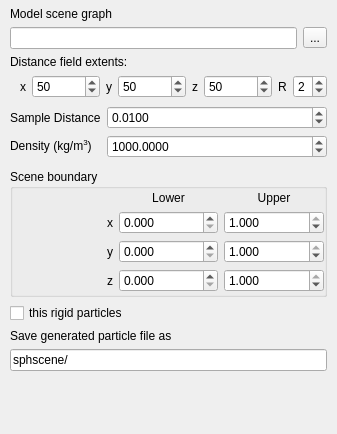
<?xml version="1.0" encoding="UTF-8"?>
<ui version="4.0">
 <class>SPHGenerator</class>
 <widget class="QWidget" name="SPHGenerator">
  <property name="geometry">
   <rect>
    <x>0</x>
    <y>0</y>
    <width>337</width>
    <height>434</height>
   </rect>
  </property>
  <property name="windowTitle">
   <string>Form</string>
  </property>
  <layout class="QVBoxLayout" name="verticalLayout">
   <property name="leftMargin">
    <number>10</number>
   </property>
   <property name="topMargin">
    <number>5</number>
   </property>
   <property name="rightMargin">
    <number>10</number>
   </property>
   <property name="bottomMargin">
    <number>2</number>
   </property>
   <item>
    <widget class="QStackedWidget" name="sw_funcpanel_">
     <property name="currentIndex">
      <number>0</number>
     </property>
     <widget class="QWidget" name="page_model_">
      <layout class="QGridLayout" name="gridLayout">
       <property name="leftMargin">
        <number>0</number>
       </property>
       <property name="topMargin">
        <number>2</number>
       </property>
       <property name="rightMargin">
        <number>0</number>
       </property>
       <property name="bottomMargin">
        <number>2</number>
       </property>
       <item row="2" column="0">
        <widget class="QLabel" name="label">
         <property name="text">
          <string>Distance field extents:</string>
         </property>
        </widget>
       </item>
       <item row="0" column="0" colspan="2">
        <widget class="QLabel" name="label_8">
         <property name="text">
          <string>Model scene graph</string>
         </property>
        </widget>
       </item>
       <item row="1" column="0">
        <widget class="QLineEdit" name="le_modelfile_"/>
       </item>
       <item row="1" column="1">
        <widget class="QToolButton" name="tb_openmodel_">
         <property name="text">
          <string>...</string>
         </property>
        </widget>
       </item>
       <item row="3" column="0" colspan="2">
        <layout class="QHBoxLayout" name="horizontalLayout">
         <property name="leftMargin">
          <number>10</number>
         </property>
         <item>
          <widget class="QLabel" name="label_3">
           <property name="text">
            <string>x</string>
           </property>
          </widget>
         </item>
         <item>
          <widget class="QSpinBox" name="sb_nbx_">
           <property name="sizePolicy">
            <sizepolicy hsizetype="MinimumExpanding" vsizetype="Fixed">
             <horstretch>0</horstretch>
             <verstretch>0</verstretch>
            </sizepolicy>
           </property>
           <property name="minimumSize">
            <size>
             <width>50</width>
             <height>0</height>
            </size>
           </property>
           <property name="minimum">
            <number>32</number>
           </property>
           <property name="maximum">
            <number>512</number>
           </property>
           <property name="singleStep">
            <number>8</number>
           </property>
           <property name="value">
            <number>50</number>
           </property>
          </widget>
         </item>
         <item>
          <widget class="QLabel" name="label_4">
           <property name="text">
            <string>y</string>
           </property>
          </widget>
         </item>
         <item>
          <widget class="QSpinBox" name="sb_nby_">
           <property name="sizePolicy">
            <sizepolicy hsizetype="MinimumExpanding" vsizetype="Fixed">
             <horstretch>0</horstretch>
             <verstretch>0</verstretch>
            </sizepolicy>
           </property>
           <property name="minimumSize">
            <size>
             <width>50</width>
             <height>0</height>
            </size>
           </property>
           <property name="minimum">
            <number>32</number>
           </property>
           <property name="maximum">
            <number>512</number>
           </property>
           <property name="singleStep">
            <number>8</number>
           </property>
           <property name="value">
            <number>50</number>
           </property>
          </widget>
         </item>
         <item>
          <widget class="QLabel" name="label_5">
           <property name="text">
            <string>z</string>
           </property>
          </widget>
         </item>
         <item>
          <widget class="QSpinBox" name="sb_nbz_">
           <property name="sizePolicy">
            <sizepolicy hsizetype="MinimumExpanding" vsizetype="Fixed">
             <horstretch>0</horstretch>
             <verstretch>0</verstretch>
            </sizepolicy>
           </property>
           <property name="minimumSize">
            <size>
             <width>50</width>
             <height>0</height>
            </size>
           </property>
           <property name="minimum">
            <number>32</number>
           </property>
           <property name="maximum">
            <number>512</number>
           </property>
           <property name="singleStep">
            <number>8</number>
           </property>
           <property name="value">
            <number>50</number>
           </property>
          </widget>
         </item>
         <item>
          <widget class="QLabel" name="label_15">
           <property name="text">
            <string>R</string>
           </property>
          </widget>
         </item>
         <item>
          <widget class="QSpinBox" name="sb_filter_r_">
           <property name="prefix">
            <string/>
           </property>
           <property name="maximum">
            <number>5</number>
           </property>
           <property name="value">
            <number>2</number>
           </property>
          </widget>
         </item>
        </layout>
       </item>
      </layout>
     </widget>
     <widget class="QWidget" name="page_df_">
      <layout class="QGridLayout" name="gridLayout_2">
       <property name="margin">
        <number>0</number>
       </property>
       <item row="0" column="0">
        <spacer name="verticalSpacer_2">
         <property name="orientation">
          <enum>Qt::Vertical</enum>
         </property>
         <property name="sizeHint" stdset="0">
          <size>
           <width>20</width>
           <height>46</height>
          </size>
         </property>
        </spacer>
       </item>
       <item row="1" column="0">
        <widget class="QLabel" name="label_6">
         <property name="text">
          <string>Distance field</string>
         </property>
        </widget>
       </item>
       <item row="1" column="1">
        <widget class="QCheckBox" name="cb_negative">
         <property name="text">
          <string>Negative</string>
         </property>
         <property name="checked">
          <bool>false</bool>
         </property>
        </widget>
       </item>
       <item row="2" column="0" colspan="2">
        <widget class="QLineEdit" name="le_dffile_"/>
       </item>
       <item row="2" column="2">
        <widget class="QToolButton" name="tb_opendf_">
         <property name="text">
          <string>...</string>
         </property>
        </widget>
       </item>
      </layout>
     </widget>
    </widget>
   </item>
   <item>
    <layout class="QGridLayout" name="gridLayout_4">
     <property name="bottomMargin">
      <number>5</number>
     </property>
     <item row="0" column="0">
      <widget class="QLabel" name="label_2">
       <property name="text">
        <string>Sample Distance</string>
       </property>
      </widget>
     </item>
     <item row="0" column="1">
      <widget class="QDoubleSpinBox" name="dsb_sampledist_">
       <property name="sizePolicy">
        <sizepolicy hsizetype="Expanding" vsizetype="Fixed">
         <horstretch>0</horstretch>
         <verstretch>0</verstretch>
        </sizepolicy>
       </property>
       <property name="decimals">
        <number>4</number>
       </property>
       <property name="value">
        <double>0.010000000000000</double>
       </property>
      </widget>
     </item>
     <item row="1" column="0">
      <widget class="QLabel" name="label_14">
       <property name="text">
        <string>&lt;html&gt;&lt;head/&gt;&lt;body&gt;&lt;p&gt;Density (kg/m&lt;span style=&quot; vertical-align:super;&quot;&gt;3&lt;/span&gt;)&lt;/p&gt;&lt;/body&gt;&lt;/html&gt;</string>
       </property>
      </widget>
     </item>
     <item row="1" column="1">
      <widget class="QDoubleSpinBox" name="dsb_density_">
       <property name="sizePolicy">
        <sizepolicy hsizetype="Expanding" vsizetype="Fixed">
         <horstretch>0</horstretch>
         <verstretch>0</verstretch>
        </sizepolicy>
       </property>
       <property name="decimals">
        <number>4</number>
       </property>
       <property name="minimum">
        <double>1.000000000000000</double>
       </property>
       <property name="maximum">
        <double>10000.000000000000000</double>
       </property>
       <property name="singleStep">
        <double>100.000000000000000</double>
       </property>
       <property name="value">
        <double>1000.000000000000000</double>
       </property>
      </widget>
     </item>
    </layout>
   </item>
   <item>
    <widget class="QGroupBox" name="groupBox">
     <property name="title">
      <string>Scene boundary</string>
     </property>
     <layout class="QHBoxLayout" name="horizontalLayout_3">
      <property name="leftMargin">
       <number>0</number>
      </property>
      <property name="topMargin">
       <number>2</number>
      </property>
      <property name="rightMargin">
       <number>0</number>
      </property>
      <property name="bottomMargin">
       <number>2</number>
      </property>
      <item>
       <layout class="QGridLayout" name="gridLayout_3">
        <item row="0" column="1">
         <widget class="QLabel" name="label_9">
          <property name="text">
           <string>Lower</string>
          </property>
          <property name="alignment">
           <set>Qt::AlignCenter</set>
          </property>
         </widget>
        </item>
        <item row="0" column="2">
         <widget class="QLabel" name="label_10">
          <property name="text">
           <string>Upper</string>
          </property>
          <property name="alignment">
           <set>Qt::AlignCenter</set>
          </property>
         </widget>
        </item>
        <item row="1" column="0">
         <widget class="QLabel" name="label_11">
          <property name="text">
           <string>x</string>
          </property>
          <property name="textFormat">
           <enum>Qt::AutoText</enum>
          </property>
          <property name="alignment">
           <set>Qt::AlignRight|Qt::AlignTrailing|Qt::AlignVCenter</set>
          </property>
         </widget>
        </item>
        <item row="1" column="1">
         <widget class="QDoubleSpinBox" name="dsb_xmin_">
          <property name="decimals">
           <number>3</number>
          </property>
          <property name="maximum">
           <double>1.000000000000000</double>
          </property>
          <property name="singleStep">
           <double>0.010000000000000</double>
          </property>
         </widget>
        </item>
        <item row="1" column="2">
         <widget class="QDoubleSpinBox" name="dsb_xmax_">
          <property name="decimals">
           <number>3</number>
          </property>
          <property name="maximum">
           <double>1.000000000000000</double>
          </property>
          <property name="singleStep">
           <double>0.010000000000000</double>
          </property>
          <property name="value">
           <double>1.000000000000000</double>
          </property>
         </widget>
        </item>
        <item row="2" column="0">
         <widget class="QLabel" name="label_12">
          <property name="text">
           <string>y</string>
          </property>
          <property name="textFormat">
           <enum>Qt::AutoText</enum>
          </property>
          <property name="alignment">
           <set>Qt::AlignRight|Qt::AlignTrailing|Qt::AlignVCenter</set>
          </property>
         </widget>
        </item>
        <item row="2" column="1">
         <widget class="QDoubleSpinBox" name="dsb_ymin_">
          <property name="decimals">
           <number>3</number>
          </property>
          <property name="maximum">
           <double>1.000000000000000</double>
          </property>
          <property name="singleStep">
           <double>0.010000000000000</double>
          </property>
         </widget>
        </item>
        <item row="2" column="2">
         <widget class="QDoubleSpinBox" name="dsb_ymax_">
          <property name="decimals">
           <number>3</number>
          </property>
          <property name="maximum">
           <double>1.000000000000000</double>
          </property>
          <property name="singleStep">
           <double>0.010000000000000</double>
          </property>
          <property name="value">
           <double>1.000000000000000</double>
          </property>
         </widget>
        </item>
        <item row="3" column="0">
         <widget class="QLabel" name="label_13">
          <property name="text">
           <string>z</string>
          </property>
          <property name="textFormat">
           <enum>Qt::AutoText</enum>
          </property>
          <property name="alignment">
           <set>Qt::AlignRight|Qt::AlignTrailing|Qt::AlignVCenter</set>
          </property>
         </widget>
        </item>
        <item row="3" column="1">
         <widget class="QDoubleSpinBox" name="dsb_zmin_">
          <property name="decimals">
           <number>3</number>
          </property>
          <property name="maximum">
           <double>1.000000000000000</double>
          </property>
          <property name="singleStep">
           <double>0.010000000000000</double>
          </property>
         </widget>
        </item>
        <item row="3" column="2">
         <widget class="QDoubleSpinBox" name="dsb_zmax_">
          <property name="decimals">
           <number>3</number>
          </property>
          <property name="maximum">
           <double>1.000000000000000</double>
          </property>
          <property name="singleStep">
           <double>0.010000000000000</double>
          </property>
          <property name="value">
           <double>1.000000000000000</double>
          </property>
         </widget>
        </item>
       </layout>
      </item>
     </layout>
    </widget>
   </item>
   <item>
    <widget class="QCheckBox" name="cb_isrigid">
     <property name="text">
      <string>this rigid particles</string>
     </property>
    </widget>
   </item>
   <item>
    <widget class="QLabel" name="label_7">
     <property name="text">
      <string>Save generated particle file as</string>
     </property>
    </widget>
   </item>
   <item>
    <widget class="QLineEdit" name="le_target_">
     <property name="toolTip">
      <string>Base name for the generated df file</string>
     </property>
     <property name="whatsThis">
      <string>Enter the filename for the generated distance field here. Only use relative pathes if any.</string>
     </property>
     <property name="text">
      <string>sphscene/</string>
     </property>
    </widget>
   </item>
   <item>
    <spacer name="verticalSpacer">
     <property name="orientation">
      <enum>Qt::Vertical</enum>
     </property>
     <property name="sizeHint" stdset="0">
      <size>
       <width>20</width>
       <height>13</height>
      </size>
     </property>
    </spacer>
   </item>
  </layout>
 </widget>
 <tabstops>
  <tabstop>le_target_</tabstop>
  <tabstop>le_modelfile_</tabstop>
  <tabstop>tb_openmodel_</tabstop>
  <tabstop>sb_nbx_</tabstop>
  <tabstop>sb_nby_</tabstop>
  <tabstop>sb_nbz_</tabstop>
  <tabstop>le_dffile_</tabstop>
  <tabstop>tb_opendf_</tabstop>
  <tabstop>cb_negative</tabstop>
  <tabstop>dsb_sampledist_</tabstop>
  <tabstop>dsb_density_</tabstop>
  <tabstop>dsb_xmin_</tabstop>
  <tabstop>dsb_ymin_</tabstop>
  <tabstop>dsb_zmin_</tabstop>
  <tabstop>dsb_xmax_</tabstop>
  <tabstop>dsb_ymax_</tabstop>
  <tabstop>dsb_zmax_</tabstop>
 </tabstops>
 <resources/>
 <connections/>
</ui>
